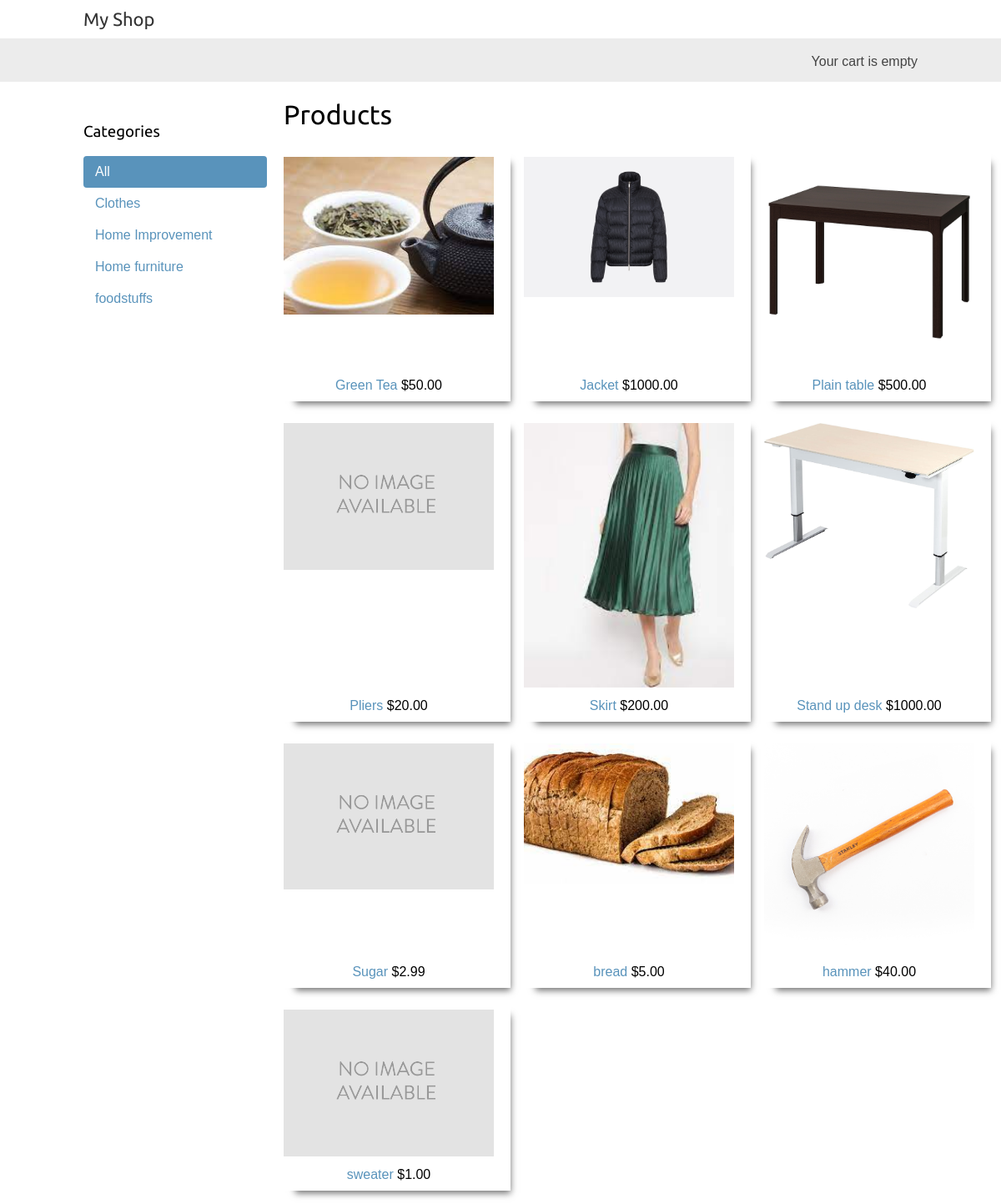
The page / on the database its author committed.
### shop/models.py (models this page shows, shortened)
class Category(models.Model):
    name = models.CharField(max_length= 200, db_index=True)
    slug = models.SlugField(max_length=200, unique=True)
    class Meta:
        ordering = ('name',)
        verbose_name = "category"
        verbose_name_plural = "categories"
    def get_absolute_url(self):
        return reverse('shop:product_list_by_category', args=[self.slug])

class Product(models.Model):
    category = models.ForeignKey(Category, related_name="products", on_delete=models.CASCADE)
    name = models.CharField(max_length=200, db_index=True)
    slug = models.SlugField(max_length=200, db_index=True)
    image = models.ImageField(upload_to='products/%Y/%m/%d', blank=True)
    description = models.TextField(blank=True)
    price = models.DecimalField(max_digits=10, decimal_places=2)
    available = models.BooleanField(default=True)
    created = models.DateTimeField(auto_now_add=True)
    updated=models.DateTimeField(auto_now=True)
    class Meta:
        ordering = ('name',)
        index_together =(('id', 'slug'),)
    def get_absolute_url(self):
        return reverse('shop:product_detail', args=[self.id, self.slug ])

### shop/views.py (the view)
# urls.py: path('', views.product_list, name="product_list"),
def product_list(request, category_slug=None):
    category = None
    categories = Category.objects.all()
    products = Product.objects.filter(available=True)
    if category_slug:
        category = get_object_or_404(Category, slug=category_slug)
        products = products.filter(category=category)
    return render(request, 'shop/product/list.html', {
        'category': category,
        'categories': categories,
        'products': products
    })

### cart/cart.py (called while the page is built)
    def __len__(self):
        return sum(item['quantity'] for item in self.cart.values())

### cart/context_processors.py (called while the page is built)
def cart(request):
    return {
        'cart': Cart(request) # Fetch the session or create one if it does not exist
    }

### shop/templates/shop/product/list.html (shortened to what this page needs)
{% extends 'shop/base.html' %}
{% load static %}
{% block content %}
    <div id="sidebar">
        <h3>Categories</h3>
        <ul>
            <li{% if not category %} class="selected" {% endif %}>
                <a href="{% url 'shop:product_list' %}">All</a>
            </li>
            {% for c in categories %}
                <li {% if category.slug == c.slug %} class="selected" {% endif %}>
                    <a href="{{c.get_absolute_url}}">{{c.name}}</a>
                </li>
            {% endfor %}
        </ul>
    </div>
    <div id="main" class="product-list" >
        <h1>
            {% if category %}
                {{ category.name }}
            {% else %}
                Products
            {% endif %}
        </h1>
        <div class="product-display">
            {% for product in products %}
                <div class="item" >
                    <a href="{{product.get_absolute_url}}">
                        <img
                            src="{% if product.image %} {{product.image.url}} {% else %}{% static 'img/no_image.png' %}{% endif %}"
                        />
                    </a>
                    <div>
                        <a href="{{product.get_absolute_url}}">{{ product.name }}</a>
                        <span>${{product.price}}</span>
                    </div>
                </div>
            {% endfor %}
        </div>
    </div>
{% endblock content %}

### shop/static/css/base.css (style rules this page uses)
body { margin:0; padding:0; font-family:helvetica, sans-serif; }
h1, h2, h3, h4, h5 , h6 { font-family: 'Ubuntu', sans-serif; font-weight:normal; }
a { text-decoration:none; color:#5993bb; }
#sidebar { width:220px; padding:30px 20px 0 0; float:left; }
#sidebar ul { margin:0; padding:0; }
#sidebar ul li { margin:0; list-style:none; padding:10px 14px; }
#sidebar ul li a { display:block; }
#sidebar ul li.selected { background:#5993bb; border-radius:4px; }
#sidebar ul li.selected a { color:#fff; }
#main { float:left; width: 96%; margin-right:-220px; overflow:hidden; }
.product-display { display: grid; grid-template-columns: 1fr 1fr 1fr; grid-template-rows: 1fr auto; gap: 1rem; margin-right: 7rem; margin-bottom: 6rem; }
.product-display .item { padding:10px 20px 10px 0; text-align:center; line-height:1.2; box-shadow: 7px 10px 8px -7px rgba(0,0,0,0.57); display: flex; flex-direction:column; justify-content: space-between; }
.product-display .item img { width:100%; margin-bottom:8px; }

### rows shown on the page
Category: name "Clothes"
Category: name "Home Improvement"
Category: name "Home furniture"
Category: name "foodstuffs"
Product: image (picture), name "Green Tea", price "50.00"
Product: image (picture), name "Jacket", price "1000.00"
Product: image (picture), name "Plain table", price "500.00"
Product: name "Pliers", price "20.00"
Product: image (picture), name "Skirt", price "200.00"
Product: image (picture), name "Stand up desk", price "1000.00"
Product: name "Sugar", price "2.99"
Product: image (picture), name "bread", price "5.00"
Product: image (picture), name "hammer", price "40.00"
Product: name "sweater", price "1.00"
